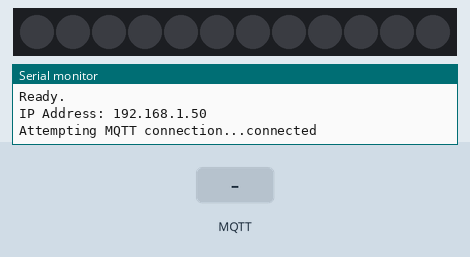
A program run on a simulated ESP8266 (Wemos D1 mini). Shown: 12 RGB LEDs in strip order, left to right, the last lines printed to the serial monitor. Inputs (shaded band) come from the test bench. Dim RGB values are drawn brighter than linear; WiFi joins after 1.5 s; servers stay silent unless stated; no MQTT or app messages arrive unless stated.

Above: at 2.7 s.
2.8 s: MQTT message "3" arrives on the first subscribed topic
At 3.69 s:
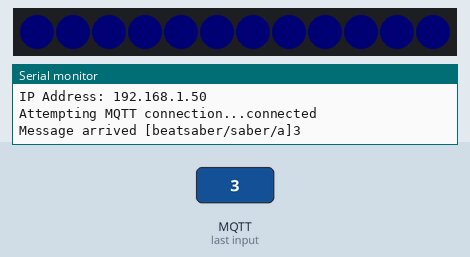
4.4 s: MQTT message "5" arrives on the first subscribed topic
At 5.5 s:
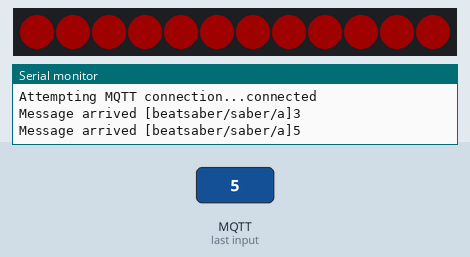
5.9 s: MQTT message "0" arrives on the first subscribed topic
At 6.9 s:
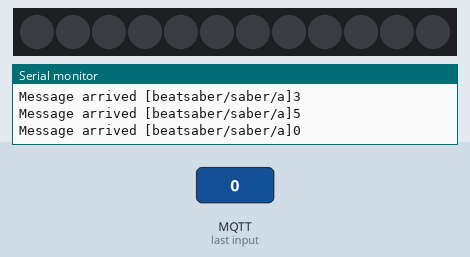
7.4 s: MQTT message "1" arrives on the first subscribed topic
At 8.3 s:
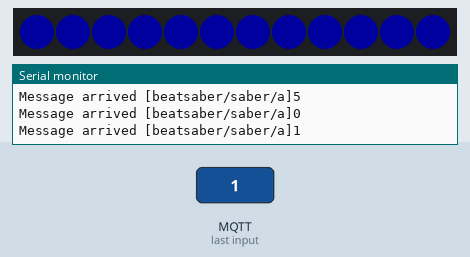
Timing chart, 0 to 9.9 s (numbered marks = the images above; inputs shaded):
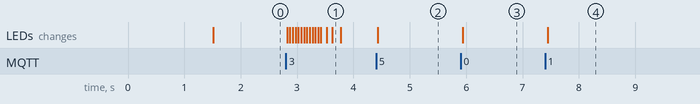

The program:

main.cpp
```cpp
#include <Arduino.h>

#include <ESP8266WiFi.h>
#include <PubSubClient.h>
#include "FastLED.h"

#include <ArduinoOTA.h>

/************ WIFI and MQTT Information (CHANGE THESE FOR YOUR SETUP) ******************/
const char* ssid = "foobar"; //type your WIFI information inside the quotes
const char* password = "";
const char* mqtt_server = "10.42.0.244";
const char* mqtt_username = "";
const char* mqtt_password = "";
const int mqtt_port = 1883;

WiFiClient espClient;
PubSubClient client(espClient);

/**************************** FOR OTA **************************************************/
#define NODENAME "left_controller" //change this to whatever you want to call your device
#define OTApassword "ThisIsABadPassword" //the password you will need to enter to upload remotely via the ArduinoIDE
int OTAport = 8266;

/************* MQTT TOPICS (change these topics as you wish)  **************************/
const char* light_set_topic = "beatsaber/saber/a";

/*********************************** FastLED Defintions ********************************/
#define NUM_LEDS    12
#define DATA_PIN    4
//#define CLOCK_PIN 5
#define CHIPSET     WS2812
#define COLOR_ORDER GRB
struct CRGB leds[NUM_LEDS];

#define MAX_BRIGHTNESS 32

uint8_t current_state = 0;
bool dimming_in_progress = false;
uint8_t dimming_counter = 0;

void reconnect();
void setup_wifi();
void update_animation();
void callback(char* topic, byte* payload, unsigned int length);

/********************************** START SETUP*****************************************/
void setup() {
  Serial.begin(115200);
  FastLED.addLeds<CHIPSET, DATA_PIN, COLOR_ORDER>(leds, NUM_LEDS);

  setup_wifi();

  client.setServer(mqtt_server, mqtt_port);
  client.setCallback(callback);

  //OTA SETUP
  ArduinoOTA.setPort(OTAport);
  // Hostname defaults to esp8266-[ChipID]
  ArduinoOTA.setHostname(NODENAME);

  // No authentication by default
  ArduinoOTA.setPassword((const char *)OTApassword);

  ArduinoOTA.onStart([]() {
    Serial.println("Starting");
  });
  ArduinoOTA.onEnd([]() {
    Serial.println("\nEnd");
  });
  ArduinoOTA.onProgress([](unsigned int progress, unsigned int total) {
    Serial.printf("Progress: %u%%\r", (progress / (total / 100)));
  });
  ArduinoOTA.onError([](ota_error_t error) {
    Serial.printf("Error[%u]: ", error);
    if (error == OTA_AUTH_ERROR) Serial.println("Auth Failed");
    else if (error == OTA_BEGIN_ERROR) Serial.println("Begin Failed");
    else if (error == OTA_CONNECT_ERROR) Serial.println("Connect Failed");
    else if (error == OTA_RECEIVE_ERROR) Serial.println("Receive Failed");
    else if (error == OTA_END_ERROR) Serial.println("End Failed");
  });
  ArduinoOTA.begin();

  FastLED.clear();
  FastLED.setBrightness(MAX_BRIGHTNESS);
  FastLED.show();

  Serial.println("Ready.");
  Serial.printf("IP Address: %s \n", WiFi.localIP().toString().c_str());
}


/********************************** START SETUP WIFI*****************************************/
void setup_wifi() {

  delay(10);
  // We start by connecting to a WiFi network
  Serial.println();
  Serial.print("Connecting to ");
  Serial.println(ssid);

  WiFi.mode(WIFI_STA);
  WiFi.begin(ssid, password);

  while (WiFi.status() != WL_CONNECTED) {
    delay(500);
    Serial.print(".");
  }

  Serial.println("");
  Serial.println("WiFi connected");
  Serial.println("IP address: ");
  Serial.println(WiFi.localIP());
}

/********************************** START CALLBACK*****************************************/
void callback(char* topic, byte* payload, unsigned int length)
{
  Serial.printf("Message arrived [%s]", topic);

  char message[length + 1];
  for (int i = 0; i < length; i++) {
    message[i] = (char)payload[i];
  }
  message[length] = '\0';
  Serial.println(message);

  current_state = atoi(message);
  dimming_in_progress = false;

}

/********************************** UPDATE ANIMATION ***************************************/
void setColor(CRGB color)
{
  for (int i = 0; i < NUM_LEDS; i++)
  {
    leds[i] = color;
  }
}

void update_animation()
{

  switch (current_state)
  {
    case 0:
      FastLED.clear();
      break;

    case 1:
      setColor(CRGB::Blue);
      break;
    case 2:
      setColor(CRGB::Blue);
      break;

    case 3:
      if(!dimming_in_progress){
        setColor(CRGB::Blue);
        dimming_in_progress = true;
      }
      else{
        fadeToBlackBy(leds, NUM_LEDS, 40);
        dimming_counter++;
        if(dimming_counter > 20){
          dimming_counter = 0;
          dimming_in_progress = false;
          current_state = 0;
        }
      }
      break;

    case 5:
      setColor(CRGB::Red);
      break;
    case 6:
      setColor(CRGB::Red);
      break;

    case 7:
      if(!dimming_in_progress){
        setColor(CRGB::Red);
        dimming_in_progress = true;
      }
      else{
        fadeToBlackBy(leds, NUM_LEDS, 40);
        dimming_counter++;
        if(dimming_counter > 20){
          dimming_counter = 0;
          dimming_in_progress = false;
          current_state = 0;
        }
      }

    default:
      break;
  }

  FastLED.show();
}


/********************************** START RECONNECT*****************************************/
void reconnect() {
  // Loop until we're reconnected
  while (!client.connected()) {
    Serial.print("Attempting MQTT connection...");
    // Attempt to connect
    if (client.connect(NODENAME, mqtt_username, mqtt_password)) {
      Serial.println("connected");
      client.subscribe(light_set_topic);
    } else {
      Serial.print("failed, rc=");
      Serial.print(client.state());
      Serial.println(" try again in 5 seconds");
      // Wait 5 seconds before retrying
      delay(5000);
    }
  }
}

/********************************** START MAIN LOOP*****************************************/
void loop() {

  if (!client.connected()) {
    reconnect();
  }

  if (WiFi.status() != WL_CONNECTED) {
    delay(1);
    Serial.print("WIFI Disconnected. Attempting reconnection.");
    setup_wifi();
    return;
  }

  EVERY_N_MILLIS(50)
  {
    update_animation();
  }


  client.loop();

  ArduinoOTA.handle();

}
```

Measured:
- after the input at 2.8 s, the LEDs: first change at once (image 1 shows a later state)
- after the input at 4.4 s, the LEDs: change at once (image 2)
- after the input at 5.9 s, the LEDs: change at once (image 3)
- after the input at 7.4 s, the LEDs: change at once (image 4)
